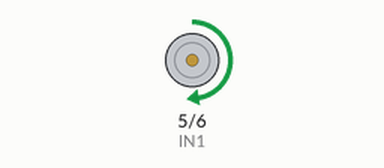
Bench run of a sketch on a simulated Arduino Uno, built with avr-gcc and run on an emulated ATmega328P. Parts: motor-driver pin pairs drawn as motors (green arrow = first pin HIGH = forward, orange = second pin HIGH = backward, longer = more drive).

Above: at 1.0 s.
At 3.0 s:
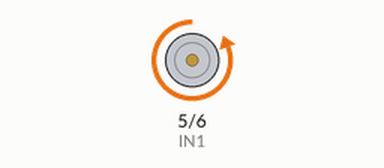
Timing chart, 0 to 5.2 s (numbered marks = the images above):
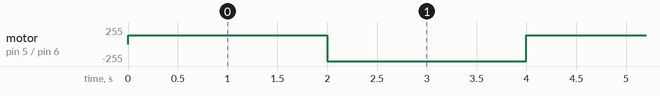

Measured:
- by itself, motor on pin 5 (IN1) / pin 6 (IN2): alternates backward 255/255 for 2.0 s and forward 128/255 for 2.0 s

The sketch:

mx1508_drv8833_arduino.ino
```cpp
// Pinos de controle
const int IN1 = 5;
const int IN2 = 6;

void setup() {
  pinMode(IN1, OUTPUT);
  pinMode(IN2, OUTPUT);
}

void loop() {
  // Frente a 50% de força
  analogWrite(IN1, 128); // PWM em IN1
  digitalWrite(IN2, LOW);
  delay(2000);

  // Ré a 100% de força
  digitalWrite(IN1, LOW);
  analogWrite(IN2, 255); // PWM em IN2
  delay(2000);
}
```
